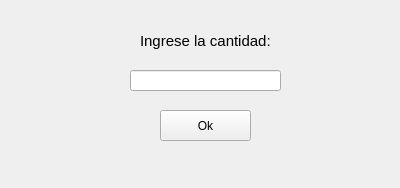
<?xml version="1.0" encoding="UTF-8"?>
<ui version="4.0">
 <class>Cantidad</class>
 <widget class="QWidget" name="Cantidad">
  <property name="geometry">
   <rect>
    <x>0</x>
    <y>0</y>
    <width>400</width>
    <height>188</height>
   </rect>
  </property>
  <property name="windowTitle">
   <string>Cantidad</string>
  </property>
  <property name="windowIcon">
   <iconset>
    <normaloff>../img/logo.png</normaloff>../img/logo.png</iconset>
  </property>
  <widget class="QLineEdit" name="input_cantidad">
   <property name="geometry">
    <rect>
     <x>130</x>
     <y>70</y>
     <width>151</width>
     <height>21</height>
    </rect>
   </property>
  </widget>
  <widget class="QPushButton" name="btn_ok">
   <property name="geometry">
    <rect>
     <x>160</x>
     <y>110</y>
     <width>91</width>
     <height>31</height>
    </rect>
   </property>
   <property name="text">
    <string>Ok</string>
   </property>
  </widget>
  <widget class="QLabel" name="label">
   <property name="geometry">
    <rect>
     <x>140</x>
     <y>30</y>
     <width>141</width>
     <height>21</height>
    </rect>
   </property>
   <property name="font">
    <font>
     <pointsize>11</pointsize>
    </font>
   </property>
   <property name="text">
    <string>Ingrese la cantidad:</string>
   </property>
  </widget>
  <widget class="QLabel" name="label_12">
   <property name="geometry">
    <rect>
     <x>10</x>
     <y>10</y>
     <width>51</width>
     <height>51</height>
    </rect>
   </property>
   <property name="styleSheet">
    <string notr="true"/>
   </property>
   <property name="text">
    <string/>
   </property>
   <property name="pixmap">
    <pixmap>../img/logo.png</pixmap>
   </property>
   <property name="scaledContents">
    <bool>true</bool>
   </property>
  </widget>
 </widget>
 <resources/>
 <connections/>
</ui>
